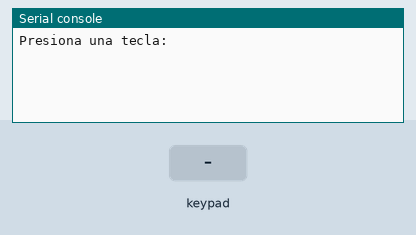
This program was run on a simulated ESP32 board running MicroPython. Shown: the last lines printed to the serial console. Inputs (shaded band) come from the test bench.

Above: at 1.2 s.
1.3 s: key '1' pressed
At 1.7 s:
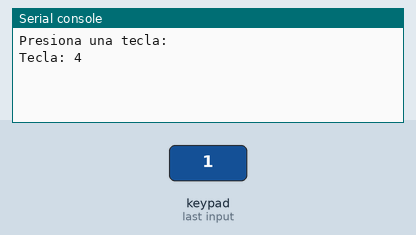
2.8 s: keypad keys 1 2 pressed 0.4 s apart
At 3.2 s:
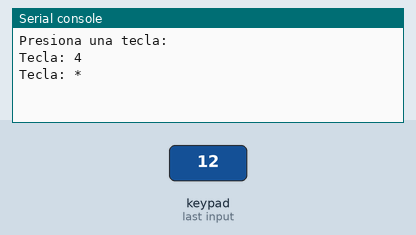
5.1 s: key 'A' pressed
At 5.8 s:
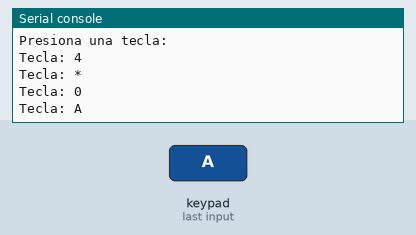
6.6 s: keypad keys 1 2 # pressed 0.4 s apart
At 8.9 s:
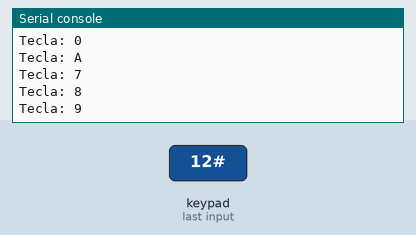
9.3 s: key 'B' pressed
At 10.2 s:
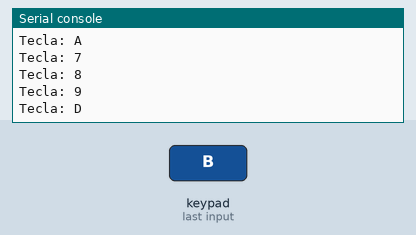
10.8 s: keypad keys 1 2 A pressed 0.4 s apart
At 13.3 s:
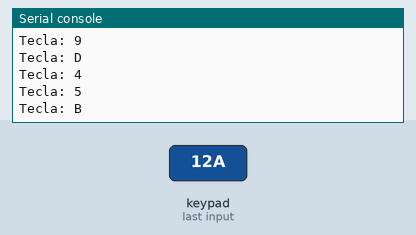
Timing chart, 0 to 14.5 s (numbered marks = the images above; inputs shaded):
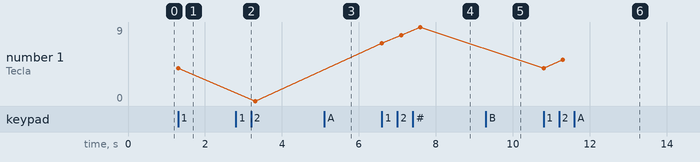

The program:

teclado4x4.py
```python
from machine import Pin
from time import sleep


key_down = const(1)
key_up = const(0)

keys = [
            ["1","2","3","A"],
            ["4","5","6","B"],
            ["7","8","9","C"],
            ["*","0","#","D"],
          ]

rows = [2,4,5,19]
cols = [15,27,26,25]

pin_rows = [Pin(pin_name, mode=Pin.OUT) for pin_name in rows]
pin_cols = [Pin(pin_name, mode =Pin.IN, pull=Pin.PULL_DOWN) for pin_name in cols]


def init():
    for row in range(0,4):
        for col in range(0,4):
            pin_rows[row].value(0)

def scan(row, col):
    pin_rows[row].value(1)
    key = None

    if pin_cols[col].value() == key_down:
        key = key_down
    if pin_cols[col].value() == key_up:
        key = key_up

    return key

print("Presiona una tecla: ")

init()

while True:
    for row in range(4):
        for col in range(4):
            key = scan(row, col)
            if key == key_down:
                print("Tecla:",keys[row][col])
                sleep(0.5)


    
```

Measured:
- after the input at 1.3 s, the serial console: prints a new line at once (image 1)
- after the input at 2.8 s, the serial console: prints a new line at once (image 2)
- after the input at 5.1 s, the serial console: prints a new line at once (image 3)
- after the input at 6.6 s, the serial console: prints a new line at once (image 4)
- after the input at 9.3 s, the serial console: prints a new line at once (image 5)
- after the input at 10.8 s, the serial console: prints a new line at once (image 6)
- plotted number 1: 4 → 0 after the input at 2.8 s, 0 → 9 after the input at 6.6 s, 9 → 5 after the input at 10.8 s
